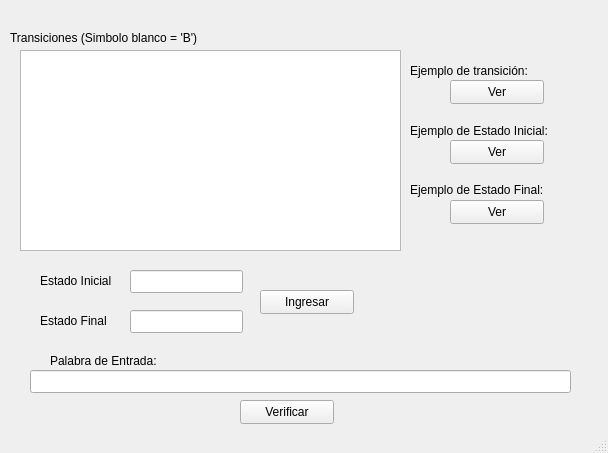
<?xml version="1.0" encoding="UTF-8"?>
<ui version="4.0">
 <class>MainWindow</class>
 <widget class="QMainWindow" name="MainWindow">
  <property name="geometry">
   <rect>
    <x>0</x>
    <y>0</y>
    <width>608</width>
    <height>453</height>
   </rect>
  </property>
  <property name="windowTitle">
   <string>MainWindow</string>
  </property>
  <widget class="QWidget" name="centralwidget">
   <widget class="QLabel" name="label">
    <property name="geometry">
     <rect>
      <x>10</x>
      <y>30</y>
      <width>241</width>
      <height>16</height>
     </rect>
    </property>
    <property name="text">
     <string>Transiciones (Simbolo blanco = 'B')</string>
    </property>
   </widget>
   <widget class="QTextEdit" name="text_transiciones">
    <property name="geometry">
     <rect>
      <x>20</x>
      <y>50</y>
      <width>381</width>
      <height>201</height>
     </rect>
    </property>
   </widget>
   <widget class="QPushButton" name="btn_verTrans">
    <property name="geometry">
     <rect>
      <x>450</x>
      <y>80</y>
      <width>94</width>
      <height>24</height>
     </rect>
    </property>
    <property name="text">
     <string>Ver</string>
    </property>
   </widget>
   <widget class="QPushButton" name="btn_verEstIni">
    <property name="geometry">
     <rect>
      <x>450</x>
      <y>140</y>
      <width>94</width>
      <height>24</height>
     </rect>
    </property>
    <property name="text">
     <string>Ver</string>
    </property>
   </widget>
   <widget class="QPushButton" name="btn_verEstFin">
    <property name="geometry">
     <rect>
      <x>450</x>
      <y>200</y>
      <width>94</width>
      <height>24</height>
     </rect>
    </property>
    <property name="text">
     <string>Ver</string>
    </property>
   </widget>
   <widget class="QPushButton" name="btn_ingresar">
    <property name="geometry">
     <rect>
      <x>260</x>
      <y>290</y>
      <width>94</width>
      <height>24</height>
     </rect>
    </property>
    <property name="text">
     <string>Ingresar</string>
    </property>
   </widget>
   <widget class="QLineEdit" name="line_inicial">
    <property name="geometry">
     <rect>
      <x>130</x>
      <y>270</y>
      <width>113</width>
      <height>23</height>
     </rect>
    </property>
   </widget>
   <widget class="QLineEdit" name="line_final">
    <property name="geometry">
     <rect>
      <x>130</x>
      <y>310</y>
      <width>113</width>
      <height>23</height>
     </rect>
    </property>
   </widget>
   <widget class="QLineEdit" name="line_palabra">
    <property name="geometry">
     <rect>
      <x>30</x>
      <y>370</y>
      <width>541</width>
      <height>23</height>
     </rect>
    </property>
   </widget>
   <widget class="QLabel" name="label_2">
    <property name="geometry">
     <rect>
      <x>40</x>
      <y>270</y>
      <width>81</width>
      <height>21</height>
     </rect>
    </property>
    <property name="text">
     <string>Estado Inicial</string>
    </property>
   </widget>
   <widget class="QLabel" name="label_3">
    <property name="geometry">
     <rect>
      <x>40</x>
      <y>310</y>
      <width>81</width>
      <height>21</height>
     </rect>
    </property>
    <property name="text">
     <string>Estado Final</string>
    </property>
   </widget>
   <widget class="QLabel" name="label_4">
    <property name="geometry">
     <rect>
      <x>410</x>
      <y>60</y>
      <width>141</width>
      <height>21</height>
     </rect>
    </property>
    <property name="text">
     <string>Ejemplo de transición:</string>
    </property>
   </widget>
   <widget class="QLabel" name="label_5">
    <property name="geometry">
     <rect>
      <x>410</x>
      <y>120</y>
      <width>151</width>
      <height>21</height>
     </rect>
    </property>
    <property name="text">
     <string>Ejemplo de Estado Inicial:</string>
    </property>
   </widget>
   <widget class="QLabel" name="label_6">
    <property name="geometry">
     <rect>
      <x>410</x>
      <y>180</y>
      <width>141</width>
      <height>20</height>
     </rect>
    </property>
    <property name="text">
     <string>Ejemplo de Estado Final:</string>
    </property>
   </widget>
   <widget class="QLabel" name="label_7">
    <property name="geometry">
     <rect>
      <x>50</x>
      <y>350</y>
      <width>131</width>
      <height>21</height>
     </rect>
    </property>
    <property name="text">
     <string>Palabra de Entrada:</string>
    </property>
   </widget>
   <widget class="QPushButton" name="btn_verificar">
    <property name="geometry">
     <rect>
      <x>240</x>
      <y>400</y>
      <width>94</width>
      <height>24</height>
     </rect>
    </property>
    <property name="text">
     <string>Verificar</string>
    </property>
   </widget>
  </widget>
  <widget class="QStatusBar" name="statusbar"/>
 </widget>
 <resources/>
 <connections/>
</ui>
